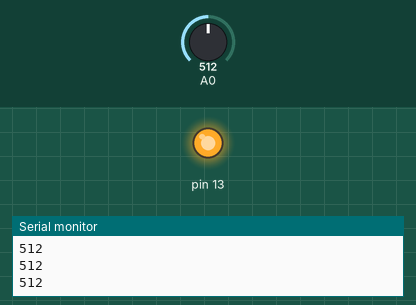
Simulated run of this sketch. Board: Arduino Uno, built with avr-gcc and run on an emulated ATmega328P. Parts: output pins drawn as LEDs (lit = HIGH), the last lines printed to the serial monitor. Inputs (shaded band) come from the test bench; at power-on: A0 = 512.

Above: at 1.2 s.
1.3 s: A0 set to 494
At 1.7 s:
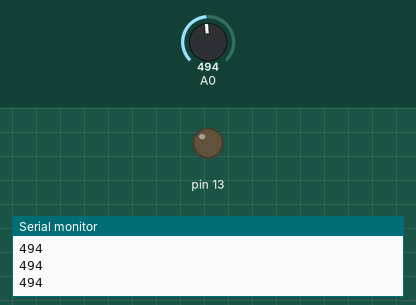
2.8 s: A0 set to 510
At 3.3 s:
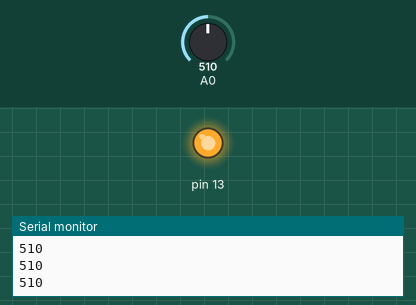
4.3 s: A0 set to 490
At 5.7 s:
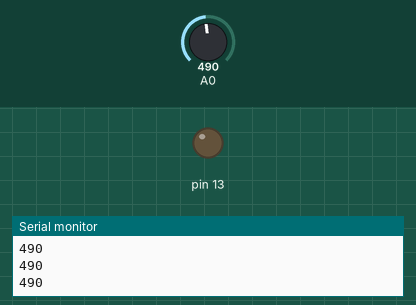
Timing chart, 0 to 7.3 s (numbered marks = the images above; inputs shaded):
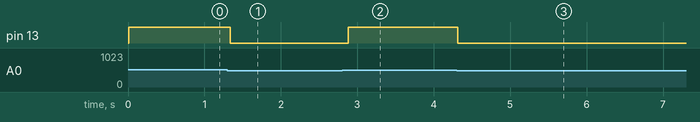

The sketch:

sketch_sep08b.ino
```cpp
void setup() {
  // put your setup code here, to run once:
  pinMode(13,OUTPUT);
  pinMode(A0,INPUT);
  Serial.begin(9600);
}

void loop() {
  // put your main code here, to run repeatedly:
  Serial.println(analogRead(A0));
  delay(10);
  if(analogRead(A0) > 500)
  {
    //on
    digitalWrite (13,HIGH);
    delay(100);
    }
    else
    {
      //off
      digitalWrite (13,LOW);
      delay(100);
      }
}
```

Measured:
- the behaviour switches between 501 and 500 on A0 (found by bisection; images 0 and 1)
- after the input at 1.3 s, pin 13: HIGH → LOW at once
- after the input at 2.8 s, pin 13: LOW → HIGH after 0.08 s
- after the input at 4.3 s, pin 13: HIGH → LOW at once
